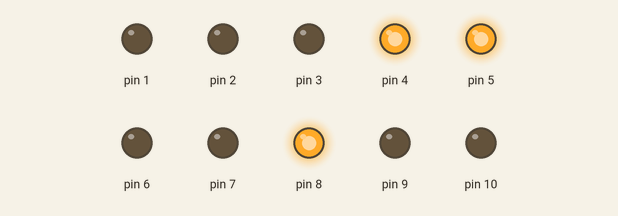
Simulated run of this sketch. Board: Arduino Uno, built with avr-gcc and run on an emulated ATmega328P. Shown: output pins drawn as LEDs (lit = HIGH).

Above: at 3.0 s.
At 6.5 s:
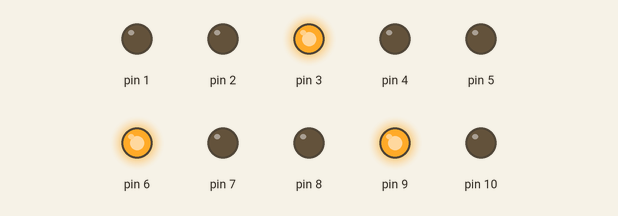
At 10.0 s:
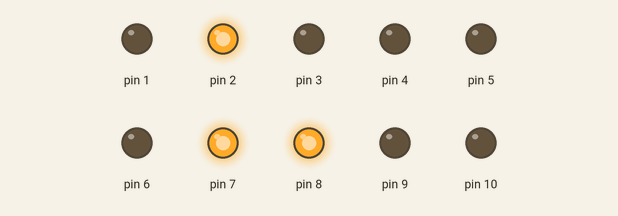
At 17.0 s:
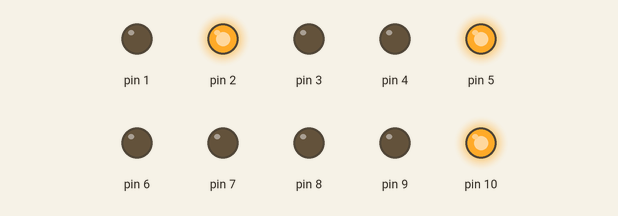
Timing chart, 0 to 27.3 s (numbered marks = the images above):
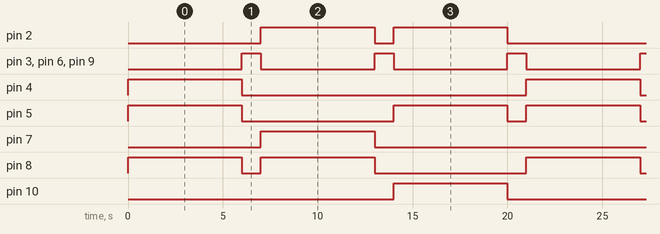

Measured:
- by itself, pin 2, pin 8: repeats every 21.0 s: LOW 1.0 s, HIGH 6.0 s, LOW 8.0 s, HIGH 6.0 s
- by itself, pin 3, pin 6, pin 9: alternates HIGH for 1.0 s and LOW for 6.0 s
- by itself, pin 4, pin 7, pin 10: alternates HIGH for 6.0 s and LOW for 15.0 s
- by itself, pin 5: repeats every 21.0 s: LOW 8.0 s, HIGH 6.0 s, LOW 1.0 s, HIGH 6.0 s

The sketch:

TrafficLight.ino
```cpp
const int LM = 2, LK = 3, LH = 4,
RM = 5, RK = 6, RH = 7,
EM = 8, EK = 9, EH =  10;

const int timeTemp = 6000, timeChange = 1000;

void trafficLight(int i, int RED, int YEL, int GRE){
  if (i == 1){
    digitalWrite(RED, 0); digitalWrite(YEL, 0); digitalWrite(GRE, 1);
  }

  else if(i == 2){
    digitalWrite(RED, 1); digitalWrite(YEL, 0); digitalWrite(GRE, 0);
  }
}

void trafficReset(int RED1, int GRE1, int RED2, int GRE2, int RED3, int GRE3){
  digitalWrite(RED1, 0); digitalWrite(GRE1, 0); digitalWrite(RED2, 0); digitalWrite(GRE2, 0); digitalWrite(RED3, 0); digitalWrite(GRE3, 0);
}

void trafficChange(int YEL1, int YEL2, int YEL3){
  digitalWrite(YEL1, 1); digitalWrite(YEL2, 1); digitalWrite(YEL3, 1);
}

void trafficInterval(){
  trafficReset(LM, LH, RM, RH, EM, EH); trafficChange(LK, RK, EK); delay(timeChange);
}

void setup() {
  for(int i = 1; i <= 10; i++){
    pinMode(i, OUTPUT);
  }
}

void loop() {
  trafficLight(1 ,LM, LK, LH);
  trafficLight(2, RM, RK, RH);
  trafficLight(2, EM, EK, EH);
  delay(timeTemp);

  trafficInterval();

  trafficLight(2 ,LM, LK, LH);
  trafficLight(1, RM, RK, RH);
  trafficLight(2, EM, EK, EH);
  delay(timeTemp);

  trafficInterval();

  trafficLight(2 ,LM, LK, LH);
  trafficLight(2, RM, RK, RH);
  trafficLight(1, EM, EK, EH);
  delay(timeTemp);

  trafficInterval();
}
```
